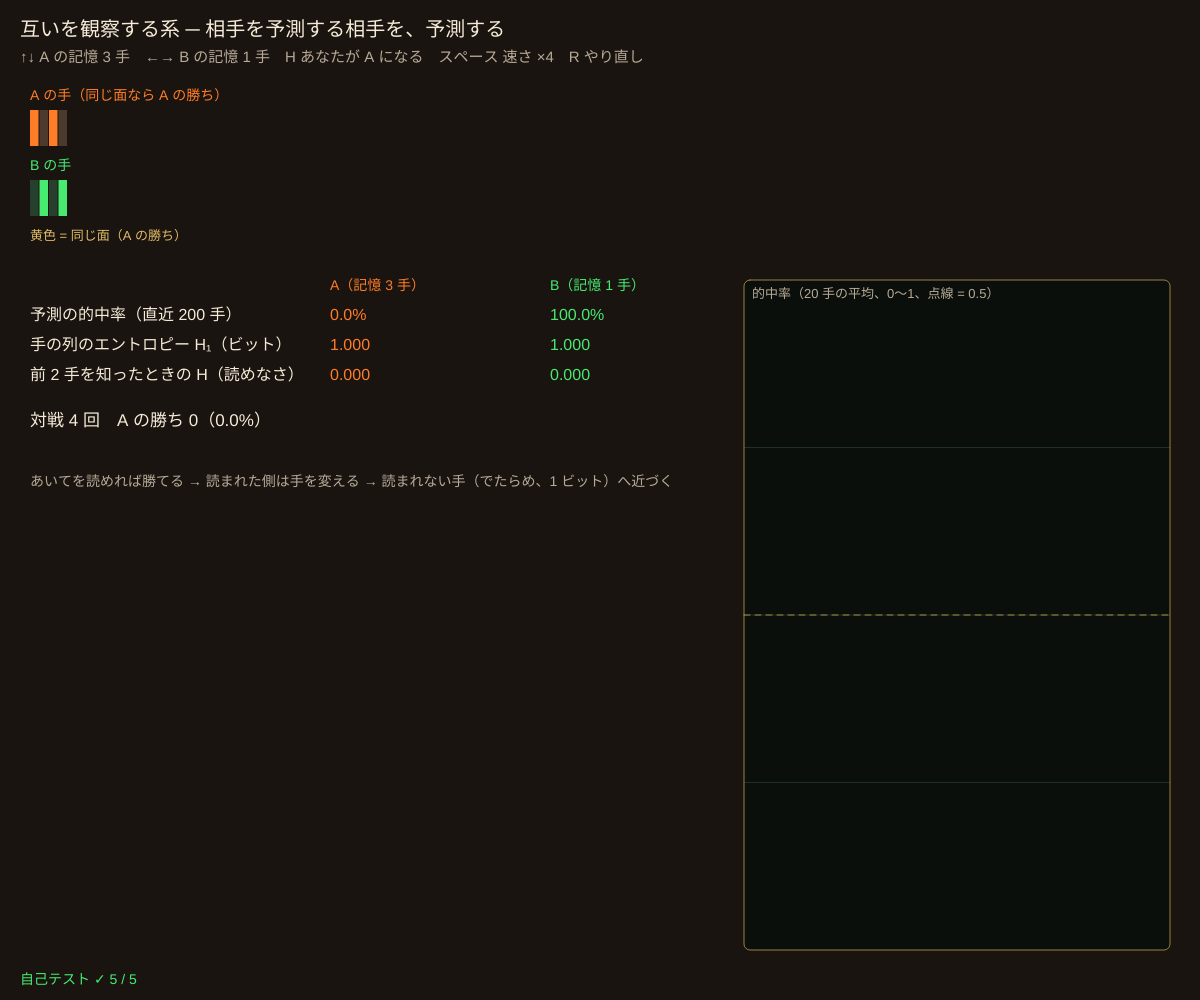
Frame 1 (no input)
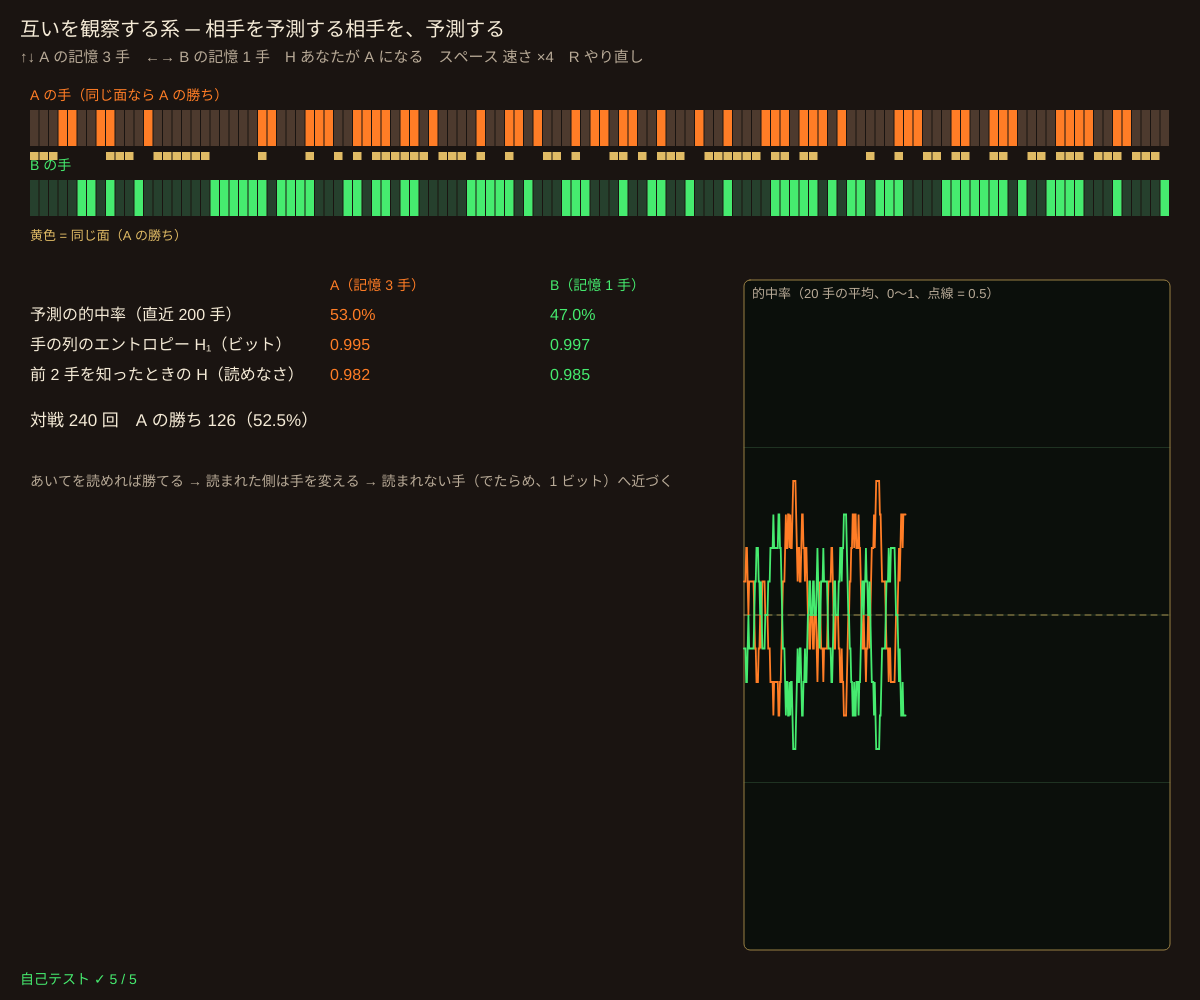
Frame 60 (no input)
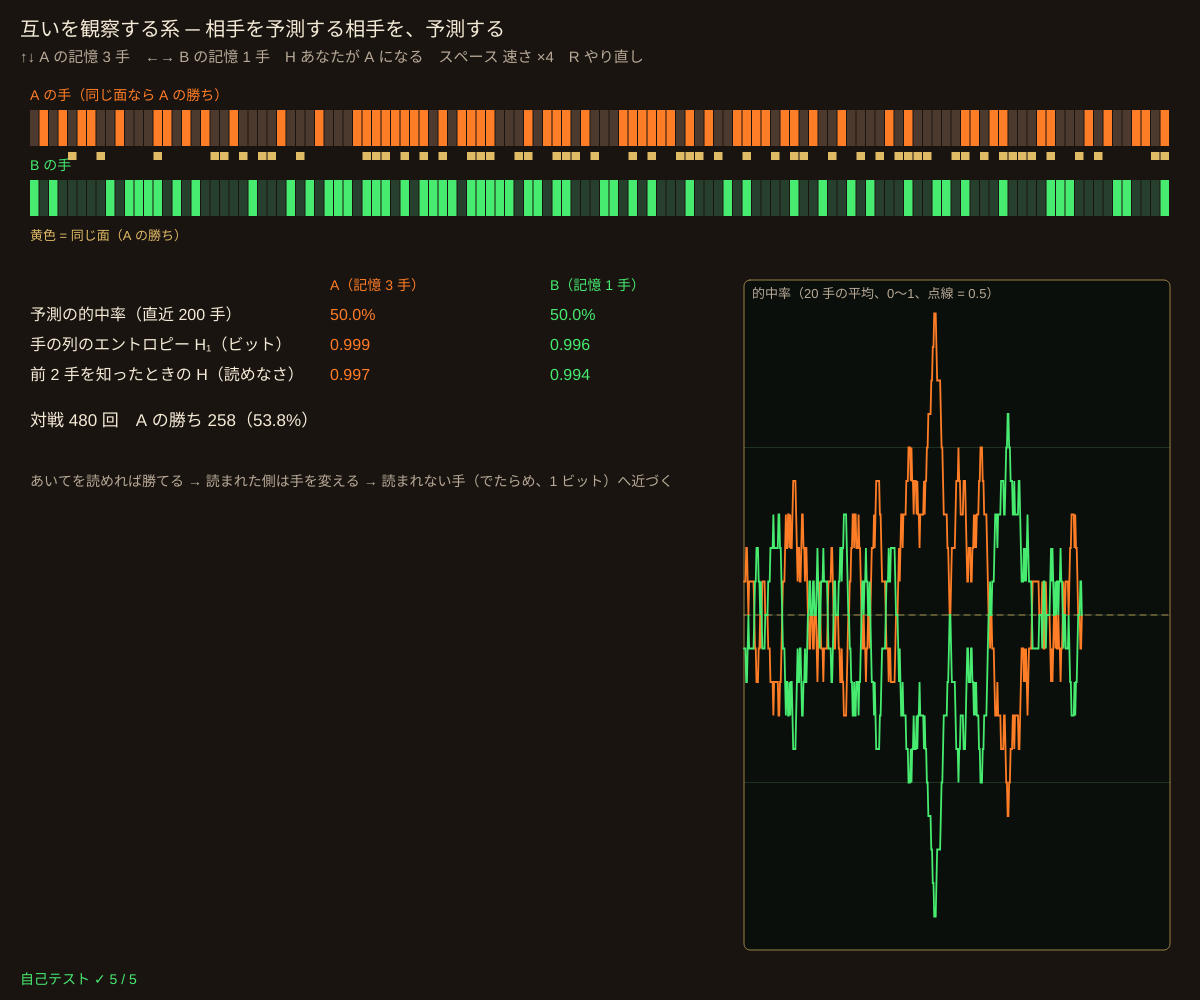
Frame 120 (the mouse pressed at the canvas centre since frame 60)

The p5.js sketch that drew these frames (run headless with seeded random() and noise() and a simulated clock; from frame 60 on, the mouse is pressed at the canvas centre):

// p5.js sketch
// ── sketch.js
// ============================================
// 12 互いを観察する系（二次サイバネティクス）
// コイン合わせ：A は「同じ面」なら勝ち、B は「ちがう面」なら勝ち。どちらも相手の過去の手から次の手を予測する
// でも相手も自分を予測している。観察する者が、観察される系の一部になる → 手の列はどんどん「読めない」（エントロピー 1 ビット）へ
// ↑↓ = A の記憶の長さ / ←→ = B の記憶の長さ（自動のとき） / H = あなた vs B（← = 表、→ = 裏） / スペース = 速さ / R = やり直し
// ============================================

let kA = 3, kB = 1;          // ★ 何手前まで覚えて予測するか（0〜6）
const FORGET = 0.98;         // ★ 古い記録をだんだん忘れる（相手の変化についていくため）
const SURE = 0.1;           // ★ 予測に自信がないとみなす幅
const WIN = 200;             // 成績を数える直近の手数
let A, B, rng, game, human = false, speeds = [1, 4, 20], spI = 1, lastHuman = '';

function setup() {
  createCanvas(windowWidth, windowHeight);
  colorMode(HSB, 360, 100, 100, 100);
  selfTest();
  resetAll();
}
function resetAll() { rng = makeRng(12); A = makePlayer(kA, true); B = makePlayer(kB, false); game = { a: [], b: [], hitA: [], hitB: [], winA: 0, n: 0 }; }
// ---- 予測する人：相手の直近 k 手の並び（文脈）ごとに、次に 0 / 1 が来た回数を数える
function makePlayer(k, matcher) { return { k, matcher, cnt: new Float64Array((1 << k) * 2), opp: [] }; }
function ctx(p) { let c = 0; for (let i = 0; i < p.k; i++) c = c * 2 + (p.opp[p.opp.length - 1 - i] || 0); return c; }
function probOne(p) { if (p.opp.length < p.k) return 0.5; let c = ctx(p), n0 = p.cnt[2 * c], n1 = p.cnt[2 * c + 1]; return (n1 + 0.5) / (n0 + n1 + 1); }
// 自信がない（確率が 0.5 ± SURE の中）ときは、コインを投げて決める
function predict(p, r) { let q = probOne(p); return Math.abs(q - 0.5) < SURE ? (r() < 0.5 ? 1 : 0) : q > 0.5 ? 1 : 0; }
function chooseMove(p, r) { let g = predict(p, r); return { guess: g, move: p.matcher ? g : 1 - g }; }
function learn(p, oppMove) {
  if (p.opp.length >= p.k) { for (let i = 0; i < p.cnt.length; i++) p.cnt[i] *= FORGET; p.cnt[2 * ctx(p) + oppMove] += 1; }
  p.opp.push(oppMove); if (p.opp.length > 64) p.opp.shift();
}
// ---- エントロピー（ビット）：1 手ずつの H1 と、2 手前までを知ったときの条件つき H(x | 前 2 手)
function entropy1(xs) { let n = xs.length; if (!n) return 0; let p = xs.reduce((a, b) => a + b, 0) / n; return p <= 0 || p >= 1 ? 0 : -(p * Math.log2(p) + (1 - p) * Math.log2(1 - p)); }
function condEntropy(xs, m) {
  let tab = {}, n = 0;
  for (let i = m; i < xs.length; i++) { let key = xs.slice(i - m, i).join(''); tab[key] = tab[key] || [0, 0]; tab[key][xs[i]]++; n++; }
  let h = 0; for (let key in tab) { let [a, b] = tab[key], t = a + b; for (let c of [a, b]) if (c) h -= (c / n) * Math.log2(c / t); }
  return n ? h : 0;
}
function playRound(moveA) {
  let ca = chooseMove(A, rng), cb = chooseMove(B, rng), ma = moveA === undefined ? ca.move : moveA;
  game.a.push(ma); game.b.push(cb.move); game.hitA.push(ca.guess === cb.move ? 1 : 0); game.hitB.push(cb.guess === ma ? 1 : 0);
  if (ma === cb.move) game.winA++; game.n++;
  for (let key of ['a', 'b', 'hitA', 'hitB']) if (game[key].length > 600) game[key].shift();
  learn(A, cb.move); learn(B, ma);
}
function rate(arr) { let s = arr.slice(-WIN); return s.length ? s.reduce((a, b) => a + b, 0) / s.length : 0; }

function draw() {
  background(24, 35, 10);
  if (!human && frameCount % (spI === 0 ? 20 : 1) === 0) for (let k = 0; k < (spI === 0 ? 1 : speeds[spI]); k++) playRound();

  say('互いを観察する系 ─ 相手を予測する相手を、予測する', 20, 36, 20);
  say(human ? 'あなた（A：同じ面なら勝ち）vs 予測器 B　← 表(0)　→ 裏(1)　↑↓ なし　H 自動に戻す　R やり直し'
            : '↑↓ A の記憶 ' + kA + ' 手　←→ B の記憶 ' + kB + ' 手　H あなたが A になる　スペース 速さ ×' + speeds[spI] + '　R やり直し', 20, 62, 15, C_SUB);

  // ---- 手の列（上 = A、下 = B）
  let x0 = 30, y0 = 100, cw = Math.max(4, (width - 60) / 120), sa = game.a.slice(-120), sb = game.b.slice(-120);
  say('A の手（同じ面なら A の勝ち）', x0, y0, 14, C_TUBE); say('B の手', x0, y0 + 70, 14, C_SCOPE);
  for (let i = 0; i < sa.length; i++) {
    noStroke(); fill(sa[i] ? col(C_TUBE) : color(24, 40, 30)); rect(x0 + i * cw, y0 + 10, cw - 1, 36);
    fill(sb[i] ? col(C_SCOPE) : color(135, 40, 25)); rect(x0 + i * cw, y0 + 80, cw - 1, 36);
    if (sa[i] === sb[i]) { fill(col(C_BRASS)); rect(x0 + i * cw, y0 + 52, cw - 1, 8); }
  }
  say('黄色 = 同じ面（A の勝ち）', x0, y0 + 140, 13, C_BRASS);
  // ---- 成績
  let mx = 30, my = y0 + 190, ea = entropy1(game.a.slice(-WIN)), eb = entropy1(game.b.slice(-WIN));
  let rows = [['', 'A（' + (human ? 'あなた' : '記憶 ' + kA + ' 手') + '）', 'B（記憶 ' + kB + ' 手）'],
    ['予測の的中率（直近 ' + WIN + ' 手）', human ? '—' : (100 * rate(game.hitA)).toFixed(1) + '%', (100 * rate(game.hitB)).toFixed(1) + '%'],
    ['手の列のエントロピー H₁（ビット）', ea.toFixed(3), eb.toFixed(3)],
    ['前 2 手を知ったときの H（読めなさ）', condEntropy(game.a.slice(-WIN), 2).toFixed(3), condEntropy(game.b.slice(-WIN), 2).toFixed(3)]];
  rows.forEach((r, i) => r.forEach((c, k) => say(c, mx + (k ? 300 + (k - 1) * 220 : 0), my + i * 30, i ? 16 : 14, k === 1 ? C_TUBE : k === 2 ? C_SCOPE : C_TXT)));
  say('対戦 ' + game.n + ' 回　A の勝ち ' + game.winA + '（' + (game.n ? ((100 * game.winA) / game.n).toFixed(1) : '—') + '%）', mx, my + 136, 17);
  if (human) say(lastHuman, mx, my + 166, 16, C_BRASS);
  say('あいてを読めれば勝てる → 読まれた側は手を変える → 読まれない手（でたらめ、1 ビット）へ近づく', mx, my + 196, 14, C_SUB);
  // ---- 的中率のグラフ
  let gx = width * 0.62, gy = my - 10, gw = width - gx - 30, gh = height - gy - 50;
  let roll = (arr) => { let out = []; for (let i = 20; i <= arr.length; i++) out.push(arr.slice(i - 20, i).reduce((a, b) => a + b, 0) / 20); return out; };
  plotFrame(gx, gy, gw, gh, '的中率（20 手の平均、0〜1、点線 = 0.5）');
  hLine(0.5, gx, gy, gw, gh, 0, 1, C_BRASS);
  if (!human) plotLine(roll(game.hitA), gx, gy, gw, gh, 0, 1, C_TUBE, 581, 1.8);
  plotLine(roll(game.hitB), gx, gy, gw, gh, 0, 1, C_SCOPE, 581, 1.8);
  drawSelfTest();
}

function keyPressed() {
  if (human && (key === LEFT_ARROW || key === RIGHT_ARROW)) {
    let m = key === LEFT_ARROW ? 0 : 1, bGuess = predict(B, rng); playRound(m);
    lastHuman = 'あなた ' + (m ? '裏' : '表') + '、B ' + (game.b[game.b.length - 1] ? '裏' : '表') + '（B の予想は ' + (bGuess ? '裏' : '表') + '）' + (m === game.b[game.b.length - 1] ? '　あなたの勝ち' : '　B の勝ち');
    return;
  }
  if (key === UP_ARROW) { kA = Math.min(6, kA + 1); resetAll(); }
  if (key === DOWN_ARROW) { kA = Math.max(0, kA - 1); resetAll(); }
  if (key === RIGHT_ARROW) { kB = Math.min(6, kB + 1); resetAll(); }
  if (key === LEFT_ARROW) { kB = Math.max(0, kB - 1); resetAll(); }
  if (key === 'h' || key === 'H') { human = !human; resetAll(); }
  if (key === ' ') spI = (spI + 1) % speeds.length;
  if (key === 'r' || key === 'R') resetAll();
}

// ---- 自己テスト：決まった相手に対する予測
function accVs(k, seqFn, n) {
  let p = makePlayer(k, true), r = makeRng(3), hit = 0;
  for (let t = 0; t < n; t++) { let x = seqFn(t), g = predict(p, r); if (t >= n / 2 && g === x) hit++; learn(p, x); }
  return hit / (n / 2);
}
function selfTest() {
  selfTestResults = [];
  check('交互の相手 0101…：記憶 1 手で的中率 ' + (100 * accVs(1, (t) => t % 2, 400)).toFixed(0) + '%（> 95%）', accVs(1, (t) => t % 2, 400) > 0.95);
  let a0 = accVs(0, (t) => (t % 3 === 2 ? 1 : 0), 600), a2 = accVs(2, (t) => (t % 3 === 2 ? 1 : 0), 600);
  check('001001…：記憶 2 手 ' + (100 * a2).toFixed(0) + '% は 記憶 0 手 ' + (100 * a0).toFixed(0) + '% より当たる（2 手前まで見ないと周期がわからない）', a2 > 0.95 && a0 < 0.7);
  let rr = makeRng(99), ar = accVs(3, () => (rr() < 0.5 ? 1 : 0), 8000);
  check('でたらめな相手には、どんな予測も約 50%（' + (100 * ar).toFixed(1) + '%、±3% 以内）', Math.abs(ar - 0.5) < 0.03);
  check('エントロピー：同じ手ばかり 0 ビット、0101… は H₁ = 1 ビットでも前 2 手を知れば 0', near(entropy1([1, 1, 1, 1]), 0) && near(entropy1([0, 1, 0, 1]), 1) && near(condEntropy([0, 1, 0, 1, 0, 1, 0, 1], 2), 0));
  let pA = makePlayer(3, true), pB = makePlayer(1, false), r2 = makeRng(5), xs = [];
  for (let t = 0; t < 3000; t++) { let a = chooseMove(pA, r2).move, b = chooseMove(pB, r2).move; xs.push(a); learn(pA, b); learn(pB, a); }
  let h = condEntropy(xs.slice(-1000), 2);
  check('予測器どうし 3000 回：A の手は前 2 手を知っても読みにくい（H = ' + h.toFixed(3) + ' > 0.8 ビット）', h > 0.8);
  reportSelfTest();
}

// ---------- やってみよう ----------
// 1. H を押して、あなたが A になろう。B（予測器）に何 % 読まれる？ 50% より読まれたら、あなたの手にはくせがある
// 2. 記憶の長い方が勝つ？ ↑↓ ←→ で A と B の記憶を変えて、勝率を比べよう
// 3. 予測器どうしだと、手の列のエントロピーはどこへ行く？「読まれないこと」が最善になる理由は？
// 4. FORGET を 1（忘れない）にすると、ふるまいはどう変わる？
// 5. 「観察する人も観察される系の中にいる」例を身のまわりで探そう（テスト対策、流行、株価…）


// ==================================================
// ここから下は「サイバネティクスの道具」（中身は読まなくても OK。消さないでね）
// ==================================================
function clampv(v, a, b) { return v < a ? a : v > b ? b : v; }
function fin(v, d) { return Number.isFinite(v) ? v : d; }        // NaN・Infinity なら d にもどす
// 決まった種（seed）から毎回同じ乱数列（0〜1）を出す。自己テストをいつも同じにするため
function makeRng(seed) {
  let a = seed >>> 0;
  return () => { a = (a + 0x6d2b79f5) >>> 0; let t = a; t = Math.imul(t ^ (t >>> 15), t | 1); t ^= t + Math.imul(t ^ (t >>> 7), t | 61); return ((t ^ (t >>> 14)) >>> 0) / 4294967296; };
}

// ---- 画面の道具（色は [色相, 彩度, 明るさ] の配列）
const C_TXT = [40, 12, 96], C_SUB = [35, 18, 72], C_SCOPE = [135, 70, 92], C_TUBE = [24, 85, 100], C_BRASS = [42, 55, 88], C_ALARM = [0, 80, 100];
function col(c, a) { return color(c[0], c[1], c[2], a === undefined ? 100 : a); }
function say(s, x, y, size, c) { noStroke(); fill(col(c || C_TXT)); textSize(size || 15); text(s, x, y); }
// オシロスコープ風の枠
function plotFrame(x, y, w, h, title) {
  noStroke(); fill(130, 40, 6, 90); rect(x, y, w, h, 6);
  stroke(130, 40, 40, 40); strokeWeight(1);
  for (let k = 1; k < 4; k++) line(x, y + (h * k) / 4, x + w, y + (h * k) / 4);
  noFill(); stroke(C_BRASS[0], C_BRASS[1], 60); rect(x, y, w, h, 6);
  if (title) say(title, x + 8, y + 18, 13, C_SUB);
}
// arr の値を lo〜hi の範囲で、枠 (x, y, w, h) に折れ線で描く（n = 横に並べる点の数）
function plotLine(arr, x, y, w, h, lo, hi, c, n, wt) {
  if (!arr || arr.length < 2) return;
  n = n || arr.length;
  stroke(col(c)); strokeWeight(wt || 2); noFill();
  beginShape();
  for (let i = 0; i < arr.length; i++) vertex(x + (i / (n - 1)) * w, y + h - clampv((fin(arr[i], lo) - lo) / (hi - lo), 0, 1) * h);
  endShape();
}
function hLine(v, x, y, w, h, lo, hi, c) {   // グラフの中の水平線（目標値など）
  let yy = y + h - clampv((v - lo) / (hi - lo), 0, 1) * h;
  stroke(col(c, 70)); strokeWeight(1); drawingContext.setLineDash([6, 5]); line(x, yy, x + w, yy); drawingContext.setLineDash([]);
}
// ブロック図の箱（名前と今の値）
function blockBox(x, y, w, h, name, val, c) {
  stroke(col(c || C_BRASS)); strokeWeight(2); fill(25, 40, 16); rect(x, y, w, h, 8);
  noStroke(); fill(col(C_TXT)); textAlign(CENTER, CENTER); textSize(15); text(name, x + w / 2, y + h / 2 - (val === undefined ? 0 : 10));
  if (val !== undefined) { fill(col(c || C_TUBE)); textSize(14); text(val, x + w / 2, y + h / 2 + 12); }
  textAlign(LEFT, BASELINE);
}
// 信号の矢印：点が流れて「ループを回る」ようすを見せる（phase = 0〜1）
function flowArrow(x1, y1, x2, y2, c, phase, label) {
  stroke(col(c)); strokeWeight(2); line(x1, y1, x2, y2);
  let a = Math.atan2(y2 - y1, x2 - x1);
  noStroke(); fill(col(c)); triangle(x2, y2, x2 - 11 * Math.cos(a - 0.4), y2 - 11 * Math.sin(a - 0.4), x2 - 11 * Math.cos(a + 0.4), y2 - 11 * Math.sin(a + 0.4));
  for (let k = 0; k < 3; k++) { let f = (phase + k / 3) % 1; circle(x1 + (x2 - x1) * f, y1 + (y2 - y1) * f, 6); }
  if (label) { fill(col(C_SUB)); textSize(13); text(label, (x1 + x2) / 2 + 6, (y1 + y2) / 2 - 6); }
}

// ---- 自己テストの道具
let selfTestResults = [];
function check(name, cond) { selfTestResults.push({ name, ok: !!cond }); }
function near(a, b, tol) { return Number.isFinite(a) && Math.abs(a - b) <= (tol === undefined ? 1e-9 : tol); }
function reportSelfTest() { for (let r of selfTestResults) (r.ok ? console.log : console.error)((r.ok ? '✓ ' : '✗ ') + r.name); }
function selfTestLine() { let n = selfTestResults.filter((r) => r.ok).length; return '自己テスト ' + (n === selfTestResults.length ? '✓ ' : '✗ ') + n + ' / ' + selfTestResults.length; }
function drawSelfTest() { say(selfTestLine(), 20, height - 16, 14, selfTestResults.every((r) => r.ok) ? C_SCOPE : C_ALARM); }
